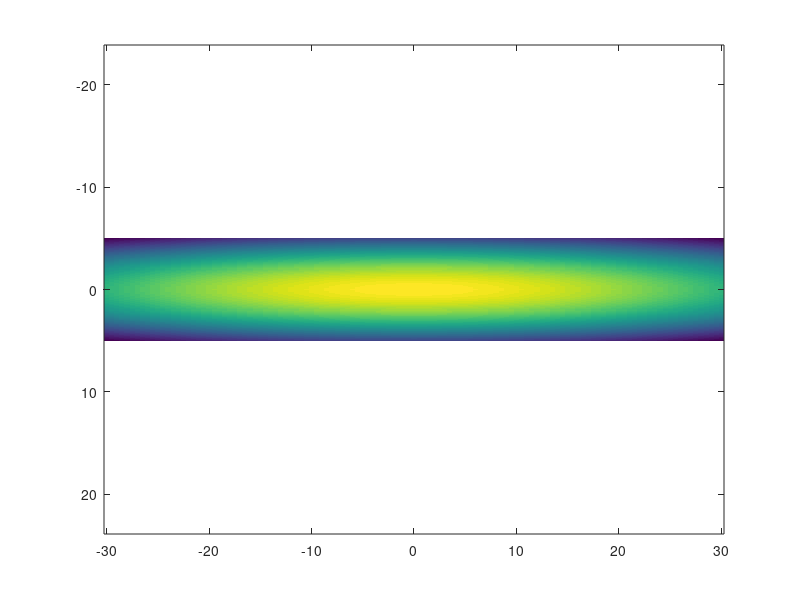
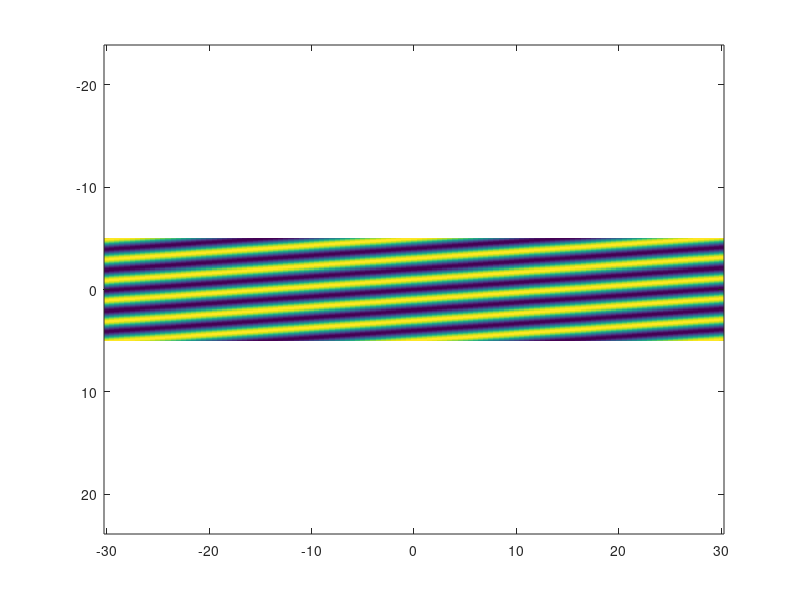
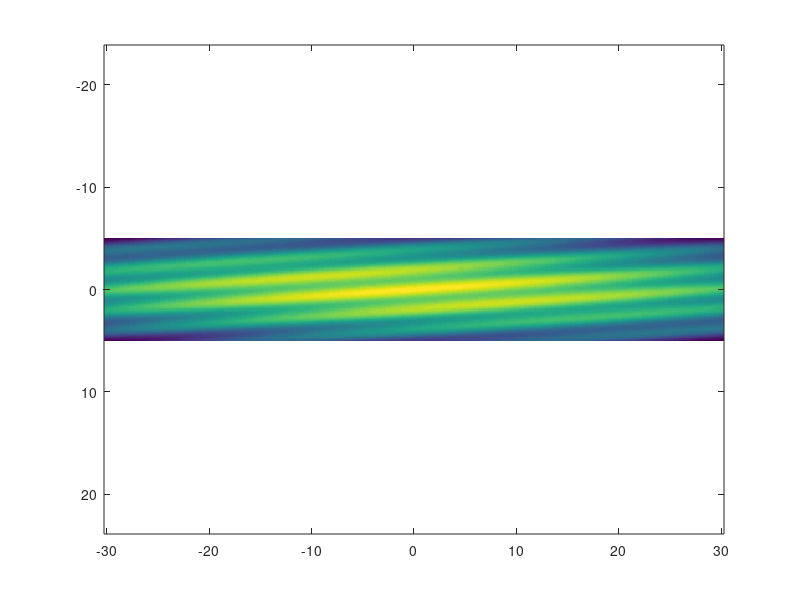
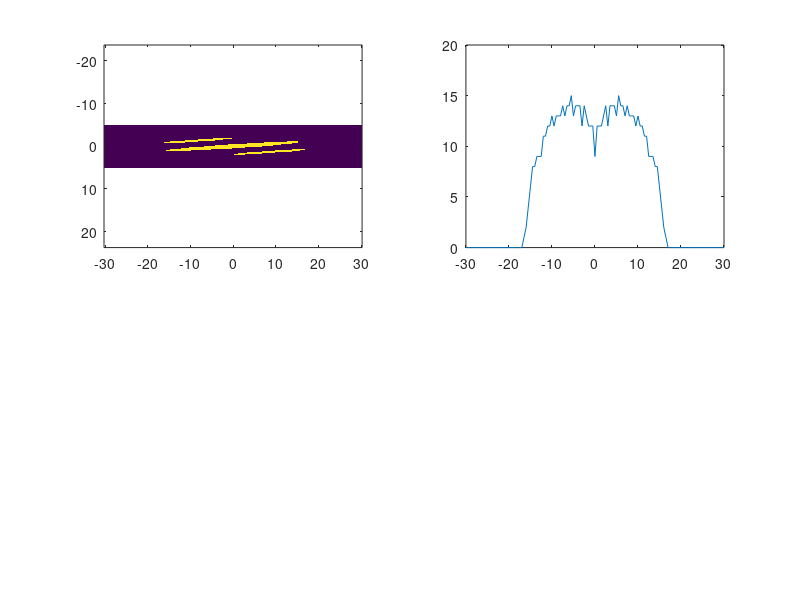

MATLAB code to generate these figures, in order:
close all;
clc;

y1d = -5 : 0.1 : 5;
x1d = -30 : 0.5 : 30;
[yy, xx] = meshgrid(x1d, y1d);

% figure
% % imagesc(x)

phi1 = 4*pi/180;
% phi2 = 4*pi/180;
phi2 = pi*0.0;

lsdepth = 3; % uK
greenDepth = 0.4; % uK

% lightsheet parameters
sigmax = 5.1;%um
sigmay = 49;%um
% ls = sin(x*cos(phi1)+y*sin(phi1)).^2;
% This looks wrong bc using should be using waists but using sigmas instead
ls = lsdepth * exp( -xx .^2 / 2 / sigmax^2 - yy.^2 / 2 / sigmay^2);

greenspacing = 2; %um
green = greenDepth * sin( 1/greenspacing * pi * ( xx * cos(phi1) + yy * sin(phi1)) + phi2 ) .^ 2;

combined = ls - green;

figure;

imagesc(x1d,y1d,ls);
axis equal;

figure;
imagesc(x1d,y1d,green);
axis equal;

figure;
imagesc(x1d,y1d,combined);
axis equal;

ref = max(max(combined))
atomfill = combined>ref*0.93;

figure
subplot(2,2,1);
imagesc(x1d,y1d,atomfill);
axis equal;

subplot(2,2,2);
plot(x1d,sum(atomfill,1))
